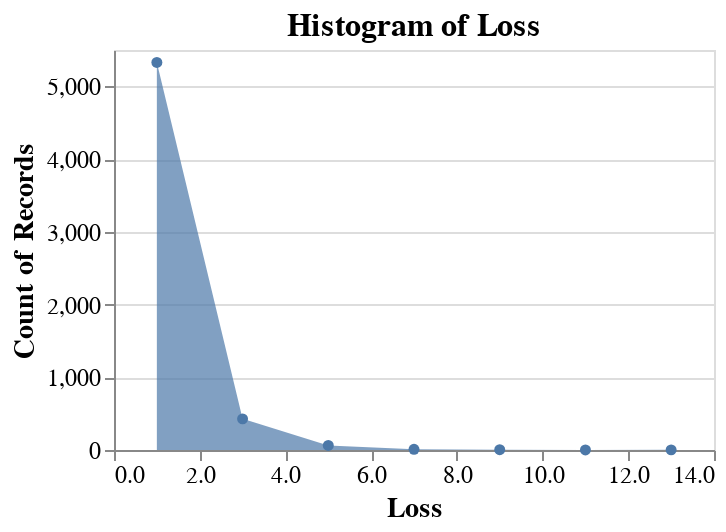

This figure's notebook cell:
### Code cell
alt.Chart(db.query('epoch > 400')).mark_area(point = True).encode(
    x=alt.X('loss:Q', bin=alt.Bin(maxbins=10), title='Loss'),
    y='count()'
).properties(
    title='Histogram of Loss',
    width=300,
    height=200
).configure_axis(
    labelFontSize=12,
    titleFontSize=14
).configure_title(
    fontSize=16
)

### Figure 1 — Vega-Lite specification as saved in the notebook (floating-point values rounded to 4 significant figures; data arrays with more than 128 entries replaced by an {"elided": "..."} marker saying what was removed)
{"config": {"view": {"continuousWidth": 300, "continuousHeight": 300}, "axis": {"labelFontSize": 12, "titleFontSize": 14}, "title": {"fontSize": 16}}, "data": {"name": "data-502402dba799fa904b90c193ce1236f9"}, "mark": {"type": "area", "point": true}, "encoding": {"x": {"bin": {"maxbins": 10}, "field": "loss", "title": "Loss", "type": "quantitative"}, "y": {"aggregate": "count", "type": "quantitative"}}, "height": 200, "title": "Histogram of Loss", "width": 300, "$schema": "https://vega.github.io/schema/vega-lite/v5.17.0.json", "datasets": {"data-502402dba799fa904b90c193ce1236f9": {"elided": "5837 records"}}}
